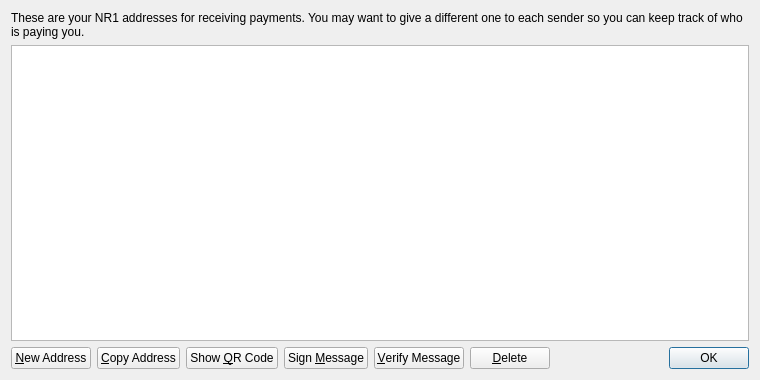
<?xml version="1.0" encoding="UTF-8"?>
<ui version="4.0">
 <class>AddressBookPage</class>
 <widget class="QWidget" name="AddressBookPage">
  <property name="geometry">
   <rect>
    <x>0</x>
    <y>0</y>
    <width>760</width>
    <height>380</height>
   </rect>
  </property>
  <property name="windowTitle">
   <string>Address Book</string>
  </property>
  <layout class="QVBoxLayout" name="verticalLayout">
   <item>
    <widget class="QLabel" name="labelExplanation">
     <property name="text">
      <string>These are your NR1 addresses for receiving payments. You may want to give a different one to each sender so you can keep track of who is paying you.</string>
     </property>
     <property name="textFormat">
      <enum>Qt::PlainText</enum>
     </property>
     <property name="wordWrap">
      <bool>true</bool>
     </property>
    </widget>
   </item>
   <item>
    <widget class="QTableView" name="tableView">
     <property name="contextMenuPolicy">
      <enum>Qt::CustomContextMenu</enum>
     </property>
     <property name="toolTip">
      <string>Double-click to edit address or label</string>
     </property>
     <property name="tabKeyNavigation">
      <bool>false</bool>
     </property>
     <property name="alternatingRowColors">
      <bool>true</bool>
     </property>
     <property name="selectionMode">
      <enum>QAbstractItemView::SingleSelection</enum>
     </property>
     <property name="selectionBehavior">
      <enum>QAbstractItemView::SelectRows</enum>
     </property>
     <property name="sortingEnabled">
      <bool>true</bool>
     </property>
     <attribute name="verticalHeaderVisible">
      <bool>false</bool>
     </attribute>
    </widget>
   </item>
   <item>
    <layout class="QHBoxLayout" name="horizontalLayout">
     <item>
      <widget class="QPushButton" name="newAddressButton">
       <property name="toolTip">
        <string>Create a new address</string>
       </property>
       <property name="text">
        <string>&amp;New Address</string>
       </property>
       <property name="icon">
        <iconset resource="../bitcoin.qrc">
         <normaloff>:/icons/add</normaloff>:/icons/add</iconset>
       </property>
      </widget>
     </item>
     <item>
      <widget class="QPushButton" name="copyToClipboard">
       <property name="toolTip">
        <string>Copy the currently selected address to the system clipboard</string>
       </property>
       <property name="text">
        <string>&amp;Copy Address</string>
       </property>
       <property name="icon">
        <iconset resource="../bitcoin.qrc">
         <normaloff>:/icons/editcopy</normaloff>:/icons/editcopy</iconset>
       </property>
      </widget>
     </item>
     <item>
      <widget class="QPushButton" name="showQRCode">
       <property name="text">
        <string>Show &amp;QR Code</string>
       </property>
       <property name="icon">
        <iconset resource="../bitcoin.qrc">
         <normaloff>:/icons/qrcode</normaloff>:/icons/qrcode</iconset>
       </property>
      </widget>
     </item>
     <item>
      <widget class="QPushButton" name="signMessage">
       <property name="toolTip">
        <string>Sign a message to prove you own a NR1 address</string>
       </property>
       <property name="text">
        <string>Sign &amp;Message</string>
       </property>
       <property name="icon">
        <iconset resource="../bitcoin.qrc">
         <normaloff>:/icons/edit</normaloff>:/icons/edit</iconset>
       </property>
      </widget>
     </item>
     <item>
      <widget class="QPushButton" name="verifyMessage">
       <property name="toolTip">
        <string>Verify a message to ensure it was signed with a specified NR1 address</string>
       </property>
       <property name="text">
        <string>&amp;Verify Message</string>
       </property>
       <property name="icon">
        <iconset resource="../bitcoin.qrc">
         <normaloff>:/icons/transaction_0</normaloff>:/icons/transaction_0</iconset>
       </property>
      </widget>
     </item>
     <item>
      <widget class="QPushButton" name="deleteButton">
       <property name="toolTip">
        <string>Delete the currently selected address from the list</string>
       </property>
       <property name="text">
        <string>&amp;Delete</string>
       </property>
       <property name="icon">
        <iconset resource="../bitcoin.qrc">
         <normaloff>:/icons/remove</normaloff>:/icons/remove</iconset>
       </property>
      </widget>
     </item>
     <item>
      <spacer name="horizontalSpacer">
       <property name="orientation">
        <enum>Qt::Horizontal</enum>
       </property>
       <property name="sizeHint" stdset="0">
        <size>
         <width>40</width>
         <height>20</height>
        </size>
       </property>
      </spacer>
     </item>
     <item>
      <widget class="QDialogButtonBox" name="buttonBox">
       <property name="sizePolicy">
        <sizepolicy hsizetype="Maximum" vsizetype="Fixed">
         <horstretch>0</horstretch>
         <verstretch>0</verstretch>
        </sizepolicy>
       </property>
       <property name="standardButtons">
        <set>QDialogButtonBox::Ok</set>
       </property>
      </widget>
     </item>
    </layout>
   </item>
  </layout>
 </widget>
 <resources>
  <include location="../bitcoin.qrc"/>
 </resources>
 <connections/>
</ui>
